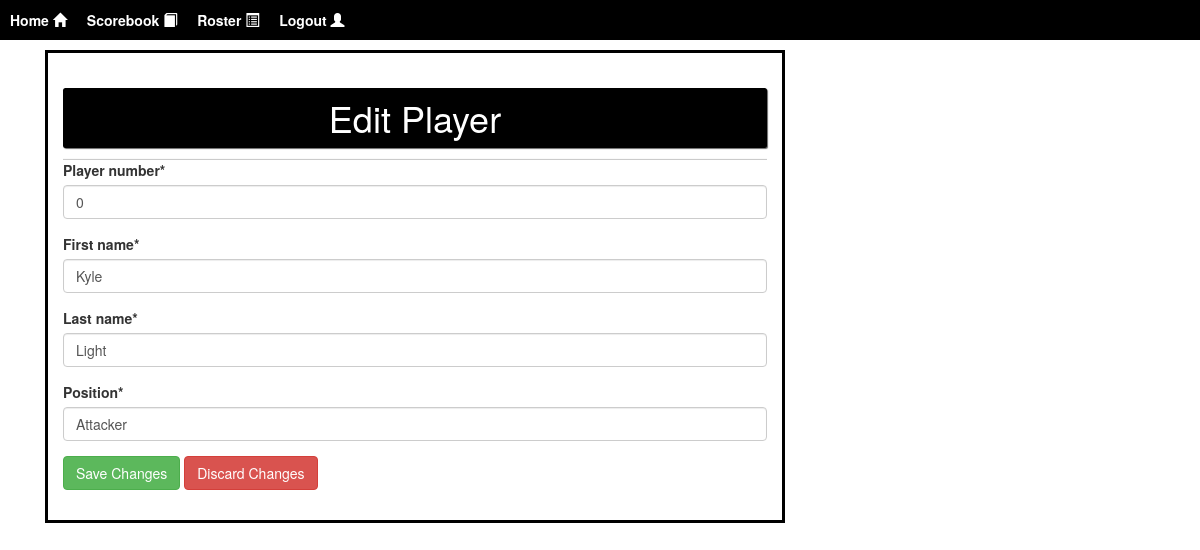
Page /edit-scorebook-player/5/ (signed in) on the committed database.
### core/models.py (models this page shows, shortened)
class Player(models.Model):
    id = models.AutoField(primary_key=True)
    profile_image = models.ImageField(upload_to="profile_pictures/",
                                      default="profile_pictures/default.jpg")
    player_number = models.PositiveIntegerField("Player Number", default=0)
    first_name = models.CharField("First Name", max_length=30, default="")
    last_name = models.CharField("Last Name", max_length=30, default="")
    position = models.CharField("Position", max_length=4,
                                choices=POSITION_CHOICES, default="ATT")
    class_standing = models.CharField("Class", max_length=2,
                                      choices=CLASS_STANDING_CHOICES,
                                      default="N/A")
    weight_pounds = models.PositiveIntegerField("Weight (pounds)", default=0,
                                                blank=True, null=True)
    height_feet = models.PositiveIntegerField("Height (feet)", default=0,
                                              blank=True, null=True)
    height_inches = models.PositiveIntegerField("Height (inches)", default=0,
                                                blank=True, null=True)
    major = models.CharField("Major", max_length=100, default="N/A", blank=True,
                             null=True)
    hometown = models.CharField("Hometown", max_length=100, default="N/A",
                                blank=True, null=True)
    team = models.ForeignKey(Roster,
                             on_delete=models.CASCADE,
                             default=None)
    statistics = models.ForeignKey(PlayerStatistics,
                                   related_name="statistics",
                                   on_delete=models.CASCADE,
                                   null=True,
                                   blank=True,
                                   default=None)
    saves = models.ForeignKey(PlayerSaves,
                              related_name="saves",
                              on_delete=models.CASCADE,
                              null=True,
                              blank=True,
                              default=None)
    substitute = models.ForeignKey(Substitutes,
                                   related_name="substitute_set",
                                   on_delete=models.CASCADE,
                                   null=True,
                                   blank=True,
                                   default=None)

### core/views.py (the view, shortened to what this page needs)
@login_required
def scorebook_edit_player(request: HttpRequest, player_id: int) -> HttpResponse:
    player = Player.objects.get(id=player_id)
    initial = {
        "player_number": player.player_number,
        "first_name": player.first_name,
        "last_name": player.last_name,
        "position": player.position,
    }
    initial.update(initial_time)
    roster = player.team
    if player is not None:
        form = player_form_factory(request, roster=roster, initial=initial)
        return render(request, "edit_scorebook_player.html",
                      {"form": form, "id": player.id})
    else:
        return HttpResponse("Player Not Found")

### core/forms.py
class ScorebookPlayerForm(forms.Form):
    player_number = forms.IntegerField(min_value=0)
    first_name = forms.CharField(max_length=30)
    last_name = forms.CharField(max_length=30)
    position = forms.CharField(widget=forms.Select(choices=POSITION_CHOICES))

### core/forms.py (called while the page is built, shortened)
def player_form_factory(request, scorebook=None, roster=None, **kwargs):
    if request.method == "GET":
        return ScorebookPlayerForm(**kwargs)

### core/templates/edit_scorebook_player.html (shortened to what this page needs)
{% extends "base.html" %}
{% block content %}
{% load crispy_forms_tags %}
<div class="container">
    <div id="content" name="content" class="register">
        <div class="custom-block col-md-8 col-sm-8">
            <h1 class="bg_black">Edit Player</h1>
            <hr class="ml-auto mr-auto mt-auto mb-auto">
            <form method="POST" class="form-group" action="/edit-scorebook-player/{{id}}/">
                {{ form|crispy }}
                <button type="submit" class="btn btn-success">Save Changes</button>
                <a href="/edit-scorebook/" class="btn btn-danger">Discard Changes</a>
            </form>
        </div>
    </div>
</div>
{% endblock content %}

### core/templates/base.html (style rules this page uses)
.bg_black { padding: 10px; border-radius: 2.5px; box-shadow: 1px 1px 1px rgb(105, 105, 105); background: rgb(0, 0, 0); color: white; text-align: center; }
.custom-block { padding: 15px; border: 3px solid rgb(0, 0, 0); }

### rows in the picture
Player: player_number "0", first_name "Kyle", last_name "Light", position "Attacker"
